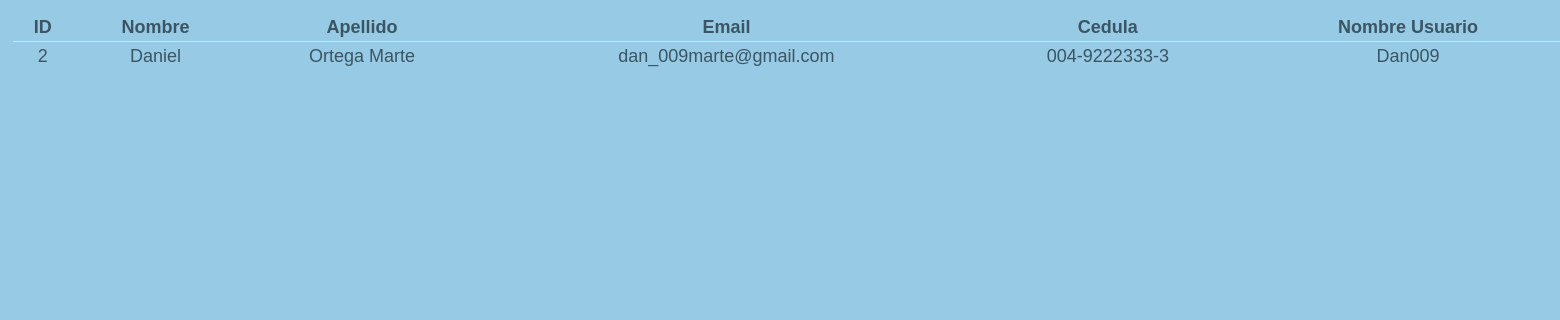
Screenshot of /mantenimientos/UsuariosFrecos.php with the database file from the repository.
### tables this page shows
CREATE TABLE IF NOT EXISTS `usuario` (
  `idusuario` int(11) NOT NULL auto_increment,
  `nombreusuario` varchar(45) default NULL,
  `clave` varbinary(32) NOT NULL,
  `nombre` varchar(45) default NULL,
  `apellido` varchar(45) default NULL,
  `email` varchar(45) default NULL,
  `cedula` varchar(13) default NULL,
  `telefono` varchar(12) default NULL,
  PRIMARY KEY  (`idusuario`)
);

### libreria/shortclass.php (called while the page is built, shortened)
<?php
	class usuario extends genclas{
		static function obtenerTodosUsuarios(){
			$usuarios = array();
			$sql = "select * from usuario;";
			$rs = asgMng::query($sql);
				while($fila = mysqli_fetch_assoc($rs)){
					$usuarios[] = $fila;
				}
			return $usuarios;
		}
	}

### libreria/conexion.php (called while the page is built, shortened)
<?php
class asgMng
{
	public static $instancia = null;
	static function conectar()
	{
		self::$instancia = mysqli_connect(DB_HOST, DB_USER, DB_PASS, DB_NAME);
	}
	static function query($sql, $parametros = array())
	{
		$resultado = mysqli_query(self::$instancia, $sql);
		return $resultado;
	}
}

### mantenimientos/UsuariosFrecos.php (the view, shortened to what this page needs)
<?php
  $usuarios = usuario::obtenerTodosUsuarios();
?>
<!DOCTYPE html >
<html>
<head>
<link rel="stylesheet" type="text/css" href="../css/otroestilo.css" media="screen" />
<link rel="stylesheet" type="text/css" href="../css/bootstrap.css">
</head>
<body id="bdMatenimiento">
<div class="modeUsuario">
   <form method="POST" action="">
      <table class="table table-condensed tblUsuario">
        <thead style="text-align:center;">
          <th>ID</th>
          <th>Nombre</th>
          <th>Apellido</th>
          <th>Email</th>
          <th>Cedula</th>
          <th>Nombre Usuario</th>
        </thead>
          <tbody>
            <?php
              foreach ($usuarios as $usuario) {
                  echo "<tr>
                    <td>{$usuario['idusuario']}</td>
                    <td>{$usuario['nombre']}</td>
                    <td>{$usuario['apellido']}</td>
                    <td>{$usuario['email']}</td>
                    <td>{$usuario['cedula']}</td>
                    <td>{$usuario['nombreusuario']}</td>
                    <td>Te lo debo</td>
                    <td style='text-align:center;'>
                      <a href='#'>Eliminar</a>
                    </td>
                  </tr>";
                }
                ?>
          </tbody>
      </table>
   </form>
</div>
</body>
</html>

### css/otroestilo.css (style rules this page uses)
#bdMatenimiento { background-color: #97cae4; margin: 0px; padding: 0px; font: 12px Arial, Helvetica, sans-serif; color: #3b5564; }
#bdMatenimiento .modeUsuario { height: auto; margin: 13px; margin-bottom: auto; padding: 0; font-size: 18px; width: 130%; }
#bdMatenimiento .modeUsuario tr th,td { text-align: center; }
#bdMatenimiento .modeUsuario tr td { text-align: center; }
#tblCategoria tr,td,th { text-align: center; }
#tblCategoria .excepcion tr,td,th { text-align: left; }

### rows the page displays
usuario: idusuario "2", nombre "Daniel", apellido "Ortega Marte", email "dan_009marte@gmail.com", cedula "004-9222333-3", nombreusuario "Dan009"
